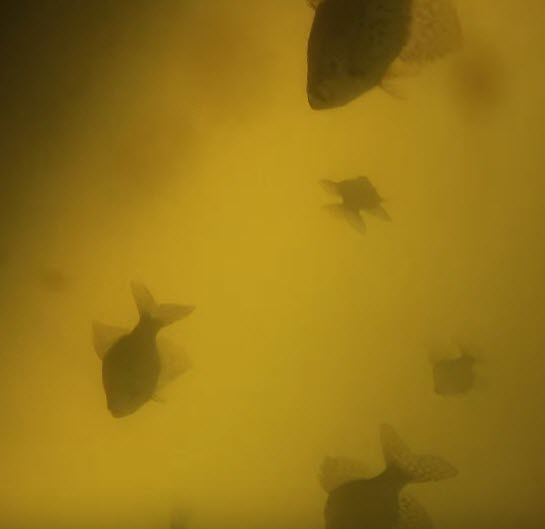
#> input picture Murkywater2.jpg, 545 x 529 px
$ python ImageFilterScript.py
#> lines starting #> are read from the running program, lines starting #| are printed output that depends on the picture
### color_transfer/__init__.py
# import the necessary packages
import numpy as np
import cv2

def color_transfer(source, target):
	"""
	Transfers the color distribution from the source to the target
	image using the mean and standard deviations of the L*a*b*
	color space.

	This implementation is (loosely) based on to the "Color Transfer
	between Images" paper by Reinhard et al., 2001.

	Parameters:
	-------
	source: NumPy array
		OpenCV image in BGR color space (the source image)
	target: NumPy array
		OpenCV image in BGR color space (the target image)

	Returns:
	-------
	transfer: NumPy array
		OpenCV image (w, h, 3) NumPy array (uint8)
	"""
	# convert the images from the RGB to L*ab* color space, being
	# sure to utilizing the floating point data type (note: OpenCV
	# expects floats to be 32-bit, so use that instead of 64-bit)
	source = cv2.cvtColor(source, cv2.COLOR_BGR2LAB).astype("float32")
	target = cv2.cvtColor(target, cv2.COLOR_BGR2LAB).astype("float32")

	# compute color statistics for the source and target images
	(lMeanSrc, lStdSrc, aMeanSrc, aStdSrc, bMeanSrc, bStdSrc) = image_stats(source)
	(lMeanTar, lStdTar, aMeanTar, aStdTar, bMeanTar, bStdTar) = image_stats(target)

	# subtract the means from the target image
	(l, a, b) = cv2.split(target)
	l -= lMeanTar
	a -= aMeanTar
	b -= bMeanTar

	# scale by the standard deviations
	l = (lStdTar / lStdSrc) * l
	a = (aStdTar / aStdSrc) * a
	b = (bStdTar / bStdSrc) * b

	# add in the source mean
	l += lMeanSrc
	a += aMeanSrc
	b += bMeanSrc

	# clip the pixel intensities to [0, 255] if they fall outside
	# this range
	l = np.clip(l, 0, 255)
	a = np.clip(a, 0, 255)
	b = np.clip(b, 0, 255)

	# merge the channels together and convert back to the RGB color
	# space, being sure to utilize the 8-bit unsigned integer data
	# type
	transfer = cv2.merge([l, a, b])
	transfer = cv2.cvtColor(transfer.astype("uint8"), cv2.COLOR_LAB2BGR)

	# return the color transferred image
	return transfer

def image_stats(image):
	"""
	Parameters:
	-------
	image: NumPy array
		OpenCV image in L*a*b* color space

	Returns:
	-------
	Tuple of mean and standard deviations for the L*, a*, and b*
	channels, respectively
	"""
	# compute the mean and standard deviation of each channel
	(l, a, b) = cv2.split(image)
	(lMean, lStd) = (l.mean(), l.std())
	(aMean, aStd) = (a.mean(), a.std())
	(bMean, bStd) = (b.mean(), b.std())

	# return the color statistics
	return (lMean, lStd, aMean, aStd, bMean, bStd)

### ImageFilterScript.py
import cv2
import numpy as np
import sys
import os
import glob
from pathlib import Path
from color_transfer import color_transfer

# my_path = os.path.abspath(os.path.dirname(__file__))
# path = os.path.join(my_path, "./Samples/*.jpg")

filelist = glob.glob("./Samples/*.jpg",recursive=True)
print(filelist)
murky_water  = "Murkywater2.jpg"
water_img = cv2.imread(murky_water, 1)
#> water_img is the input picture: shape (529, 545, 3); mean B, G, R 22.8, 118.1, 150.4
water_img = cv2.resize(water_img, (400,250))
#> water_img: shape (250, 400, 3)
for file in filelist:
	try:
		img = cv2.imread(file, 1) # scrolls through all the fish images as of late.
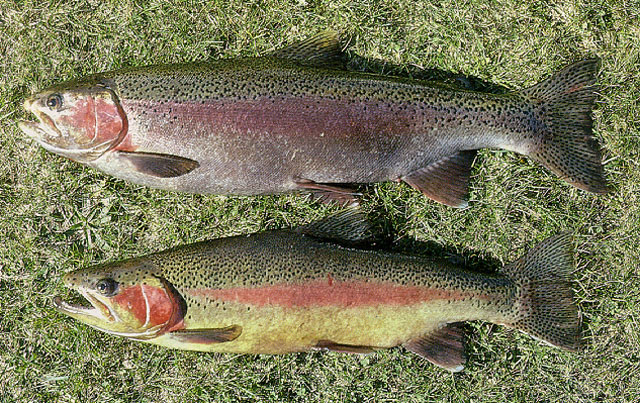
#> input picture Samples/Onmyk_f0.jpg, 640 x 403 px
#> img is the input picture: shape (403, 640, 3); mean B, G, R 89.2, 119.7, 121.3
		small = cv2.resize(img, (400,250)) #changes images into a 400px by 250px size.
		transfer = color_transfer(water_img,small)
#> in color_transfer, `target = cv2.cvtColor(target, cv2.COLOR_BGR2LAB).astype("float32")`:
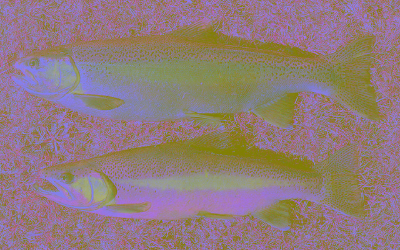
#> target: shape (250, 400, 3) float32; mean of channels 0, 1, 2 125.1, 123.6, 144.9; drawn as B, G, R
#> in image_stats, `(lMean, lStd) = (l.mean(), l.std())`: lMean = 130.3; lStd = 29.03
#> in image_stats, `(aMean, aStd) = (a.mean(), a.std())`: aMean = 131.7; aStd = 1.66
#> in image_stats, `(bMean, bStd) = (b.mean(), b.std())`: bMean = 179.9; bStd = 9.6
#> in color_transfer, `(lMeanSrc, lStdSrc, aMeanSrc, aStdSrc, bMeanSrc, bStdSrc) = image_stat..`: lMeanSrc = 130.3; lStdSrc = 29.03; aMeanSrc = 131.7; aStdSrc = 1.66; bMeanSrc = 179.9; bStdSrc = 9.6
#> in image_stats (call 2), `(l, a, b) = cv2.split(image)`:
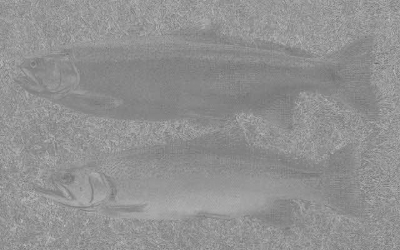
#> b: shape (250, 400) float32; min 100, max 196, mean 144.9
#> in image_stats (call 2), `(lMean, lStd) = (l.mean(), l.std())`: lMean = 125.1; lStd = 50.87
#> in image_stats (call 2), `(aMean, aStd) = (a.mean(), a.std())`: aMean = 123.6; aStd = 9.26
#> in image_stats (call 2), `(bMean, bStd) = (b.mean(), b.std())`: bMean = 144.9; bStd = 10.74
#> in color_transfer, `(lMeanTar, lStdTar, aMeanTar, aStdTar, bMeanTar, bStdTar) = image_stat..`: lMeanTar = 125.1; lStdTar = 50.87; aMeanTar = 123.6; aStdTar = 9.26; bMeanTar = 144.9; bStdTar = 10.74
#> in color_transfer, `b += bMeanSrc`:
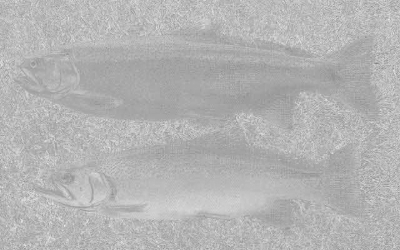
#> b: shape (250, 400) float32; min 129.6, max 237, mean 179.9
#> in color_transfer, `l = np.clip(l, 0, 255)`:
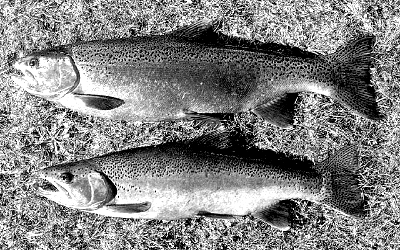
#> l: shape (250, 400) float32; min 0, max 255, mean 130.9
#> in color_transfer, `a = np.clip(a, 0, 255)`:
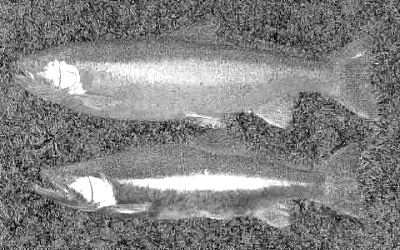
#> a: shape (250, 400) float32; min 0, max 255, mean 130.4
#> in color_transfer, `transfer = cv2.cvtColor(transfer.astype("uint8"), cv2.COLOR_LAB2BGR)`:
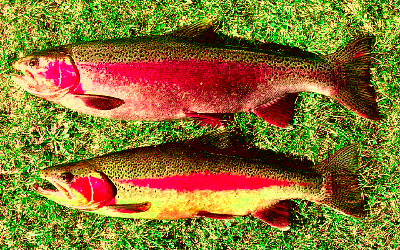
#> transfer: shape (250, 400, 3); mean B, G, R 46.5, 114.7, 136.5
		cv2.imshow('Fish filter img',transfer)
		cv2.waitKey(0)
		cv2.destroyAllWindows
	except IOError as exc:
		if exc.errno != errno.EISDIR:
			raise
